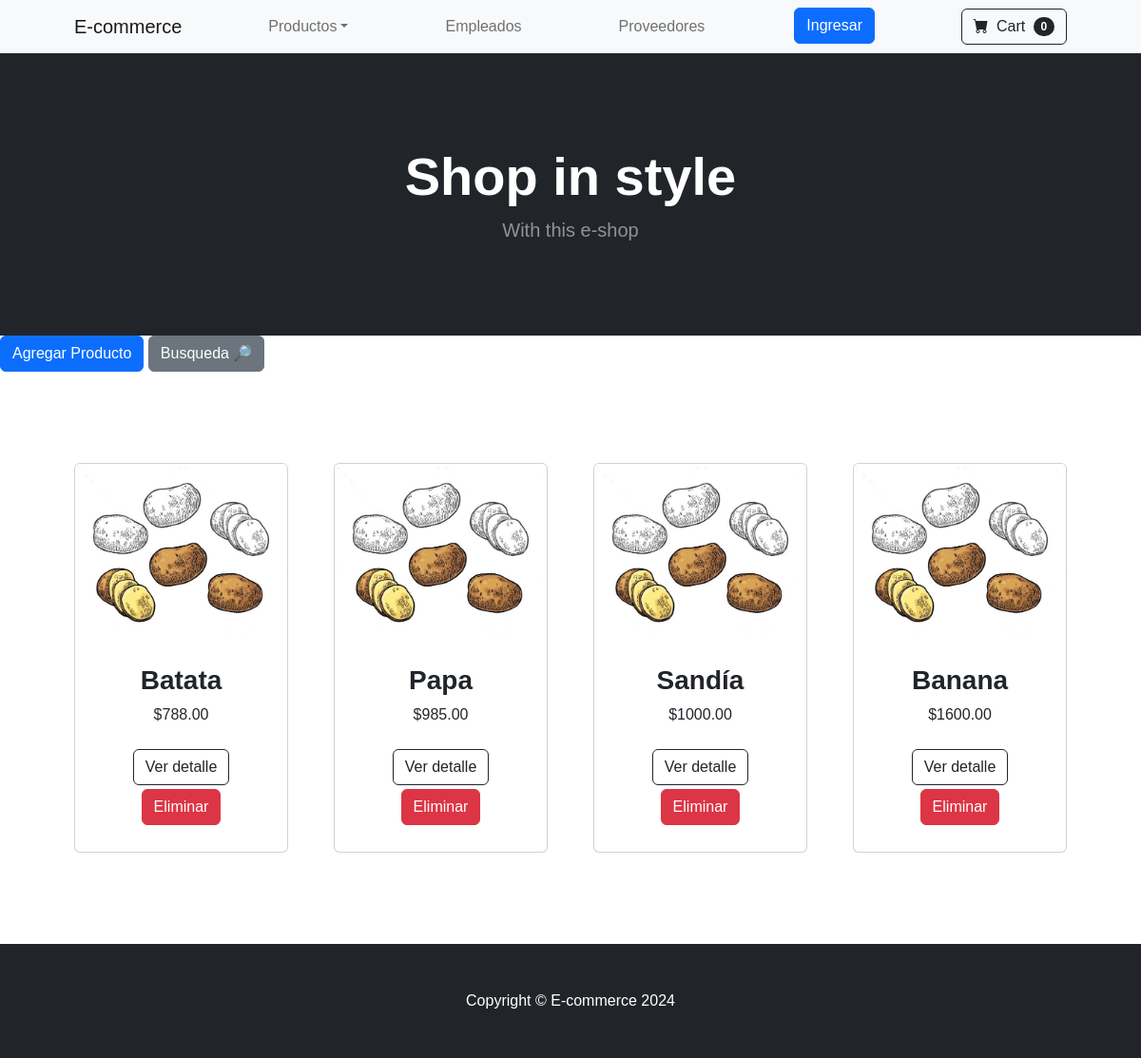
The page /ecommerce/ordered_products/ on the database its author committed.
### ecommerce/models.py (models this page shows, shortened)
class Product(models.Model):
    title = models.CharField(max_length=40)
    description = models.CharField(max_length=255)
    category = models.CharField(max_length=50)
    price = models.DecimalField(max_digits=9, decimal_places=2)
    stock = models.IntegerField()

### ecommerce/views.py (the view)
# urls.py: path('ordered_products/', ordered_products, name='orderedProducts'),
def ordered_products(req):
    products = Product.objects.order_by('price')
    return render(req, 'products.html', {'products': products})

### ecommerce/templates/products.html (shortened to what this page needs)
<!DOCTYPE html>
<html lang="en">
<head>
    {% load static %}
    <link href="https://cdn.jsdelivr.net/npm/bootstrap-icons@1.5.0/font/bootstrap-icons.css" rel="stylesheet" />
    <link href="{% static '/css/styles.css' %}" rel="stylesheet" />
</head>
<body>
    {% include 'navbar.html' %}
    {% include 'header.html' %}
    {% block dinamicContent %}
            <a class="btn btn-primary" href="{% url 'createProduct' %}">Agregar Producto</a>
        <a class="btn btn-secondary" href="{% url 'searchProduct' %}">Busqueda 🔎</a>
        <section class="py-5">
            <div class=" container px-4 px-lg-5 mt-5">
                <div class="row gx-4 gx-lg-5 row-cols-2 row-cols-md-3 row-cols-xl-4 d-flex justify-content-around justify-content-center">
                    {% for prod in products %}
                        <div class="col mb-5">
                            <div class="card h-100">
                                <img class="card-img-top" src="{% static 'imgs/potato.jpg' %}" alt={{prod.title}} />
                                <div class="card-body p-4 text-center">
                                    <h3 class="fw-bolder">{{prod.title}}</h3>
                                    ${{prod.price}}
                                </div>
                                <div class="card-footer p-4 pt-0 border-top-0 bg-transparent">
                                    <div class="text-center"><a class="btn btn-outline-dark mt-auto mb-1" href="{% url 'detailedProduct' prod.id %}">Ver detalle</a></div>
                                    <form action="{% url 'deleteProduct' prod.id %}" method="post" class="text-center">{% csrf_token %}
                                        <button class="btn btn-del btn-danger mt-auto mb-1" id={{prod.id}} type="submit">Eliminar</button>
                                    </form>
                                </div>
                            </div>
                        </div>
                    {% endfor %}
                </div>
            </div>
        </section>
    {% endblock dinamicContent %}
    {% include 'footer.html' %}
</body>
</html>

### rows shown on the page
Product: title "Batata", price "788.00"
Product: title "Papa", price "985.00"
Product: title "Sandía", price "1000.00"
Product: title "Banana", price "1600.00"
